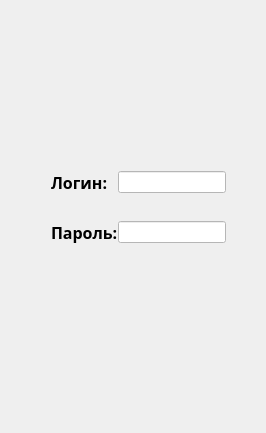
      <widget class="QWidget" name="auth_page">
       <layout class="QGridLayout" name="gridLayout">
        <property name="rightMargin">
         <number>0</number>
        </property>
        <property name="bottomMargin">
         <number>0</number>
        </property>
        <property name="spacing">
         <number>0</number>
        </property>
        <item row="1" column="1">
         <layout class="QFormLayout" name="formLayout">
          <property name="verticalSpacing">
           <number>27</number>
          </property>
          <property name="topMargin">
           <number>0</number>
          </property>
          <item row="0" column="0">
           <widget class="QLabel" name="login_label">
            <property name="font">
             <font>
              <family>Arial Black</family>
              <pointsize>12</pointsize>
              <weight>75</weight>
              <bold>true</bold>
             </font>
            </property>
            <property name="text">
             <string>Логин:</string>
            </property>
           </widget>
          </item>
          <item row="0" column="1">
           <widget class="QLineEdit" name="login_input">
            <property name="sizePolicy">
             <sizepolicy hsizetype="Preferred" vsizetype="Fixed">
              <horstretch>0</horstretch>
              <verstretch>0</verstretch>
             </sizepolicy>
            </property>
            <property name="styleSheet">
             <string notr="true">background-color: rgb(255, 255, 255);</string>
            </property>
            <property name="inputMask">
             <string/>
            </property>
            <property name="text">
             <string/>
            </property>
            <property name="maxLength">
             <number>32767</number>
            </property>
            <property name="echoMode">
             <enum>QLineEdit::Normal</enum>
            </property>
           </widget>
          </item>
          <item row="1" column="0">
           <widget class="QLabel" name="password_label">
            <property name="sizePolicy">
             <sizepolicy hsizetype="Maximum" vsizetype="Preferred">
              <horstretch>0</horstretch>
              <verstretch>0</verstretch>
             </sizepolicy>
            </property>
            <property name="minimumSize">
             <size>
              <width>0</width>
              <height>0</height>
             </size>
            </property>
            <property name="font">
             <font>
              <family>Arial Black</family>
              <pointsize>12</pointsize>
              <weight>75</weight>
              <bold>true</bold>
             </font>
            </property>
            <property name="text">
             <string>Пароль:</string>
            </property>
           </widget>
          </item>
          <item row="1" column="1">
           <widget class="QLineEdit" name="password_input">
            <property name="sizePolicy">
             <sizepolicy hsizetype="Preferred" vsizetype="Fixed">
              <horstretch>0</horstretch>
              <verstretch>0</verstretch>
             </sizepolicy>
            </property>
            <property name="styleSheet">
             <string notr="true">background-color: rgb(255, 255, 255);</string>
            </property>
            <property name="inputMask">
             <string/>
            </property>
            <property name="text">
             <string/>
            </property>
            <property name="maxLength">
             <number>32767</number>
            </property>
            <property name="echoMode">
             <enum>QLineEdit::Password</enum>
            </property>
           </widget>
          </item>
         </layout>
        </item>
        <item row="1" column="2">
         <spacer name="horizontalSpacer_2">
          <property name="orientation">
           <enum>Qt::Horizontal</enum>
          </property>
          <property name="sizeHint" stdset="0">
           <size>
            <width>40</width>
            <height>20</height>
           </size>
          </property>
         </spacer>
        </item>
        <item row="1" column="0">
         <spacer name="horizontalSpacer">
          <property name="orientation">
           <enum>Qt::Horizontal</enum>
          </property>
          <property name="sizeHint" stdset="0">
           <size>
            <width>40</width>
            <height>20</height>
           </size>
          </property>
         </spacer>
        </item>
        <item row="4" column="1">
         <spacer name="verticalSpacer">
          <property name="orientation">
           <enum>Qt::Vertical</enum>
          </property>
          <property name="sizeType">
           <enum>QSizePolicy::Expanding</enum>
          </property>
          <property name="sizeHint" stdset="0">
           <size>
            <width>0</width>
            <height>170</height>
           </size>
          </property>
         </spacer>
        </item>
        <item row="2" column="1">
         <spacer name="verticalSpacer_3">
          <property name="orientation">
           <enum>Qt::Vertical</enum>
          </property>
          <property name="sizeType">
           <enum>QSizePolicy::Expanding</enum>
          </property>
          <property name="sizeHint" stdset="0">
           <size>
            <width>20</width>
            <height>1</height>
           </size>
          </property>
         </spacer>
        </item>
        <item row="3" column="1">
         <widget class="QLabel" name="authPageErrorLabel">
          <property name="sizePolicy">
           <sizepolicy hsizetype="Preferred" vsizetype="MinimumExpanding">
            <horstretch>0</horstretch>
            <verstretch>0</verstretch>
           </sizepolicy>
          </property>
          <property name="font">
           <font>
            <pointsize>12</pointsize>
           </font>
          </property>
          <property name="styleSheet">
           <string notr="true">color: rgb(255, 0, 4);</string>
          </property>
          <property name="text">
           <string/>
          </property>
          <property name="textFormat">
           <enum>Qt::AutoText</enum>
          </property>
          <property name="scaledContents">
           <bool>false</bool>
          </property>
          <property name="alignment">
           <set>Qt::AlignHCenter|Qt::AlignTop</set>
          </property>
         </widget>
        </item>
        <item row="0" column="1">
         <spacer name="verticalSpacer_2">
          <property name="orientation">
           <enum>Qt::Vertical</enum>
          </property>
          <property name="sizeType">
           <enum>QSizePolicy::Expanding</enum>
          </property>
          <property name="sizeHint" stdset="0">
           <size>
            <width>1</width>
            <height>160</height>
           </size>
          </property>
         </spacer>
        </item>
       </layout>
      </widget>
